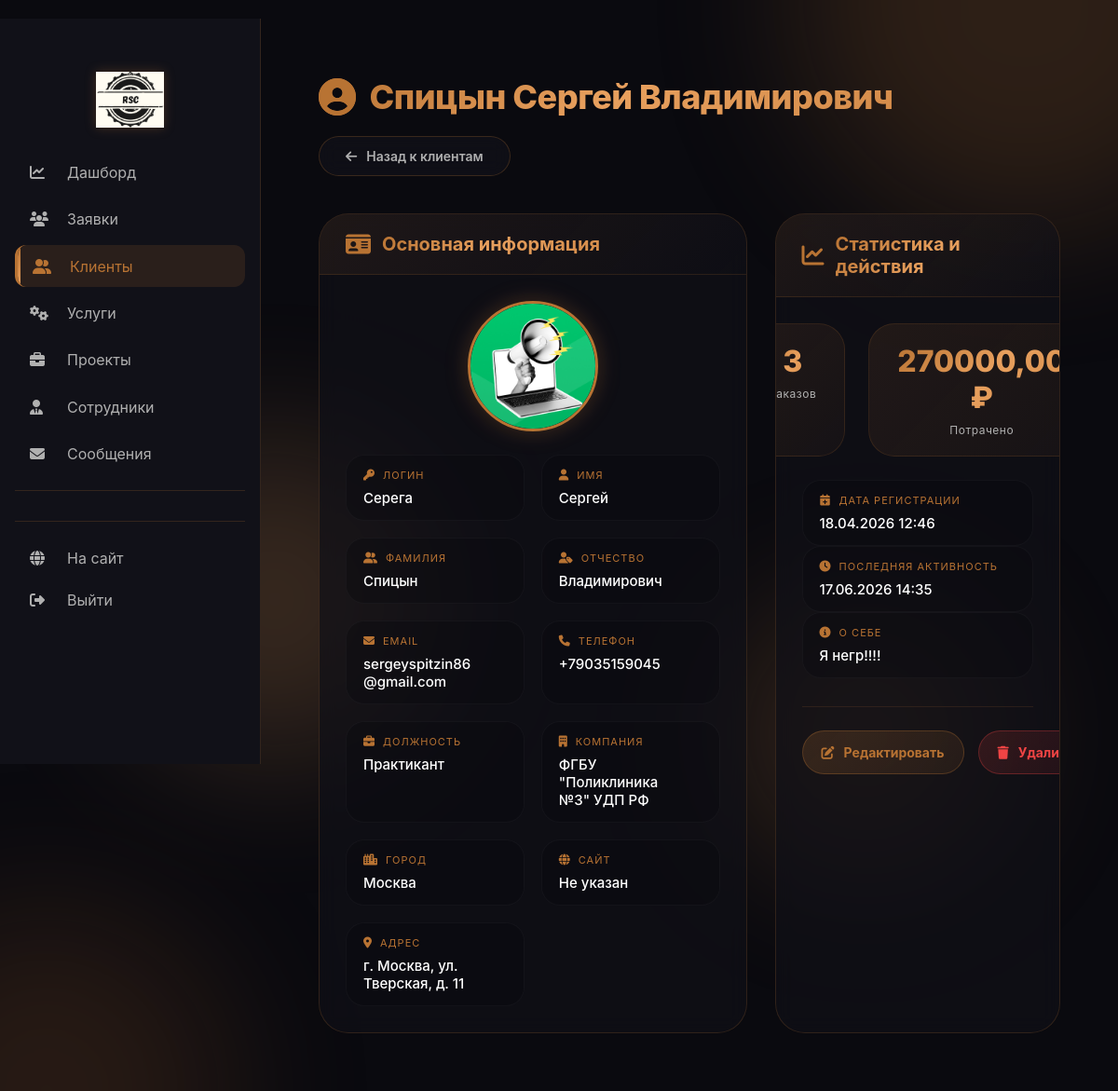
/leads/admin/client/2/view/ (signed in), run on the app's committed database.
### leads/models.py (models this page shows, shortened)
class Client(models.Model):
    user = models.OneToOneField('users.User', on_delete=models.CASCADE, null=True, blank=True, related_name='client_profile')
    first_name = models.CharField(max_length=200, verbose_name="Имя")
    last_name = models.CharField(max_length=200, verbose_name="Фамилия", blank=True, default='')
    patronymic = models.CharField(max_length=200, verbose_name="Отчество", blank=True, default='')
    email = models.EmailField(verbose_name="Email")
    phone = models.CharField(max_length=50, verbose_name="Телефон")
    company = models.CharField(max_length=200, blank=True, verbose_name="Компания")
    position = models.CharField(max_length=100, blank=True, verbose_name="Должность")
    city = models.CharField(max_length=100, blank=True, verbose_name="Город")
    website = models.URLField(blank=True, verbose_name="Сайт")
    address = models.TextField(blank=True, verbose_name="Адрес")
    bio = models.TextField(blank=True, verbose_name="О себе")
    avatar = models.ImageField(upload_to='clients/avatars/', blank=True, null=True, verbose_name="Аватар")
    total_orders = models.IntegerField(default=0, verbose_name="Всего заказов")
    total_spent = models.DecimalField(max_digits=10, decimal_places=2, default=0, verbose_name="Потрачено")
    last_activity = models.DateTimeField(auto_now=True, verbose_name="Последняя активность")
    is_blocked = models.BooleanField(default=False, verbose_name="Заблокирован")
    created_at = models.DateTimeField(auto_now_add=True, verbose_name="Дата создания")
    updated_at = models.DateTimeField(auto_now=True, verbose_name="Дата обновления")
    class Meta:
        db_table = 'clients'
        verbose_name = "Клиент"
        verbose_name_plural = "Клиенты"
        ordering = ['-created_at']
    @property
    def full_name(self):
        parts = []
        if self.last_name:
            parts.append(self.last_name)
        if self.first_name:
            parts.append(self.first_name)
        if self.patronymic:
            parts.append(self.patronymic)
        return ' '.join(parts)
    @property
    def username(self):
        if self.user:
            return self.user.username
        return ''

### users/models.py (models this page shows, shortened)
class User(AbstractUser):
    phone = models.CharField(max_length=20, blank=True, verbose_name="Телефон")
    class Meta:
        db_table = 'users'
        verbose_name = "Пользователь"
        verbose_name_plural = "Пользователи"

### leads/decorators.py (the view)
        def wrapper(request, *args, **kwargs):
            if not request.user.is_authenticated:
                messages.error(request, 'Необходимо войти в систему')
                return redirect('login')
            if not request.user.is_staff:
                messages.error(request, 'У вас нет доступа к этой странице')
                return redirect('index')
            try:
                admin_user = request.user.admin_profile
                user_permissions = admin_user.permissions
            except AdminUser.DoesNotExist:
                messages.error(request, 'Ошибка: профиль сотрудника не найден')
                return redirect('index')
            if user_permissions == 'full':
                return view_func(request, *args, **kwargs)
            if user_permissions not in allowed_permissions:
                messages.error(request, 'У вас недостаточно прав для выполнения этого действия')
                return redirect('admin_dashboard')
            return view_func(request, *args, **kwargs)

### leads/views/admin_clients.py (called while the page is built)
@permission_required(['full', 'clients_only'])
def admin_client_view(request, client_id):
    client = get_object_or_404(Client, id=client_id)
    return render(request, 'admin_panel/clients/detail.html', {'client': client})

### templates/admin_panel/clients/detail.html (shortened to what this page needs)
﻿{% extends 'admin_panel/base.html' %}
{% load static %}
{% block extra_css %}
<link rel="stylesheet" href="{% static 'css/admin_panel/clients/detail.css' %}">
{% endblock %}
{% block content %}
<div class="clients-bg">
    <div class="floating-orb orb-1"></div>
    <div class="floating-orb orb-2"></div>
    <div class="floating-orb orb-3"></div>
    <div class="floating-orb orb-4"></div>
</div>
<div class="client-detail">
    <div class="detail-header">
        <h1><i class="fas fa-user-circle"></i> {{ client.full_name }}</h1>
        <a href="{% url 'admin_clients' %}" class="btn-back">
            <i class="fas fa-arrow-left"></i> Назад к клиентам
        </a>
    </div>
    <div class="detail-grid">
        <div class="detail-card">
            <div class="card-header">
                <i class="fas fa-id-card"></i>
                <h3>Основная информация</h3>
            </div>
            <div class="card-body">
                <div class="avatar-large">
                    {% if client.avatar %}
                    <img src="{{ client.avatar.url }}?v={{ client.updated_at|date:'U' }}" alt="{{ client.full_name }}">
                    {% else %}
                    <div class="avatar-placeholder">
                        <i class="fas fa-user-astronaut"></i>
                    </div>
                    {% endif %}
                </div>
                <div class="info-grid">
                    <div class="info-item">
                        <div class="info-label"><i class="fas fa-key"></i> Логин</div>
                        <div class="info-value">{{ client.username }}</div>
                    </div>
                    <div class="info-item">
                        <div class="info-label"><i class="fas fa-user"></i> Имя</div>
                        <div class="info-value">{{ client.first_name|default:"Не указано" }}</div>
                    </div>
                    <div class="info-item">
                        <div class="info-label"><i class="fas fa-user-friends"></i> Фамилия</div>
                        <div class="info-value">{{ client.last_name|default:"Не указана" }}</div>
                    </div>
                    <div class="info-item">
                        <div class="info-label"><i class="fas fa-user-tag"></i> Отчество</div>
                        <div class="info-value">{{ client.patronymic|default:"Не указано" }}</div>
                    </div>
                    <div class="info-item">
                        <div class="info-label"><i class="fas fa-envelope"></i> Email</div>
                        <div class="info-value">{{ client.email }}</div>
                    </div>
                    <div class="info-item">
                        <div class="info-label"><i class="fas fa-phone"></i> Телефон</div>
                        <div class="info-value">{{ client.phone|default:"Не указан" }}</div>
                    </div>
                    <div class="info-item">
                        <div class="info-label"><i class="fas fa-briefcase"></i> Должность</div>
                        <div class="info-value">{{ client.position|default:"Не указана" }}</div>
                    </div>
                    <div class="info-item">
                        <div class="info-label"><i class="fas fa-building"></i> Компания</div>
                        <div class="info-value">{{ client.company|default:"Не указана" }}</div>
                    </div>
                    <div class="info-item">
                        <div class="info-label"><i class="fas fa-city"></i> Город</div>
                        <div class="info-value">{{ client.city|default:"Не указан" }}</div>
                    </div>
                    <div class="info-item">
                        <div class="info-label"><i class="fas fa-globe"></i> Сайт</div>
                        <div class="info-value">
                            {% if client.website %}
                            <a href="{{ client.website }}" target="_blank">{{ client.website }}</a>
                            {% else %}Не указан{% endif %}
                        </div>
                    </div>
                    <div class="info-item">
                        <div class="info-label"><i class="fas fa-map-marker-alt"></i> Адрес</div>
                        <div class="info-value">{{ client.address|default:"Не указан"|truncatechars:50 }}</div>
                    </div>
                </div>
            </div>
        </div>
        <div class="detail-card">
            <div class="card-header">
                <i class="fas fa-chart-line"></i>
                <h3>Статистика и действия</h3>
            </div>
            <div class="card-body">
                <div class="stat-grid">
                    <div class="stat-item">
                        <div class="stat-number">{{ client.total_orders|default:0 }}</div>
                        <div class="stat-label">Заказов</div>
                    </div>
                    <div class="stat-item">
                        <div class="stat-number">{{ client.total_spent|default:0 }} ₽</div>
                        <div class="stat-label">Потрачено</div>
                    </div>
                </div>
                <div class="info-item">
                    <div class="info-label"><i class="fas fa-calendar-plus"></i> Дата регистрации</div>
                    <div class="info-value">{{ client.created_at|date:"d.m.Y H:i" }}</div>
                </div>
                <div class="info-item">
                    <div class="info-label"><i class="fas fa-clock"></i> Последняя активность</div>
                    <div class="info-value">{{ client.last_activity|date:"d.m.Y H:i" }}</div>
                </div>
                {% if client.bio %}
                <div class="info-item">
                    <div class="info-label"><i class="fas fa-info-circle"></i> О себе</div>
                    <div class="info-value">{{ client.bio|linebreaksbr }}</div>
                </div>
                {% endif %}
                <div class="action-buttons">
                    <a href="{% url 'admin_client_edit' client.id %}" class="btn-edit">
                        <i class="fas fa-edit"></i> Редактировать
                    </a>
                    <a href="{% url 'admin_client_delete' client.id %}" class="btn-delete">
                        <i class="fas fa-trash"></i> Удалить
                    </a>
                </div>
            </div>
        </div>
    </div>
</div>
{% endblock %}

### static/css/admin_panel/base.css (style rules this page uses)
* { margin: 0; padding: 0; box-sizing: border-box; }
body { background: #0a0a0f; color: #ffffff; font-family: 'Inter', sans-serif; }

### data on the page
Client: avatar (picture), username "Серега", first_name "Сергей", last_name "Спицын", patronymic "Владимирович", email "sergeyspitzin86@gmail.com", phone "+79035159045", position "Практикант", company "ФГБУ \"Поликлиника №3\" УДП РФ", city "Москва", address "г. Москва, ул. Тверская, д. 11", created_at "18.04.2026 12:46", last_activity "17.06.2026 14:35", bio "Я негр!!!!"
